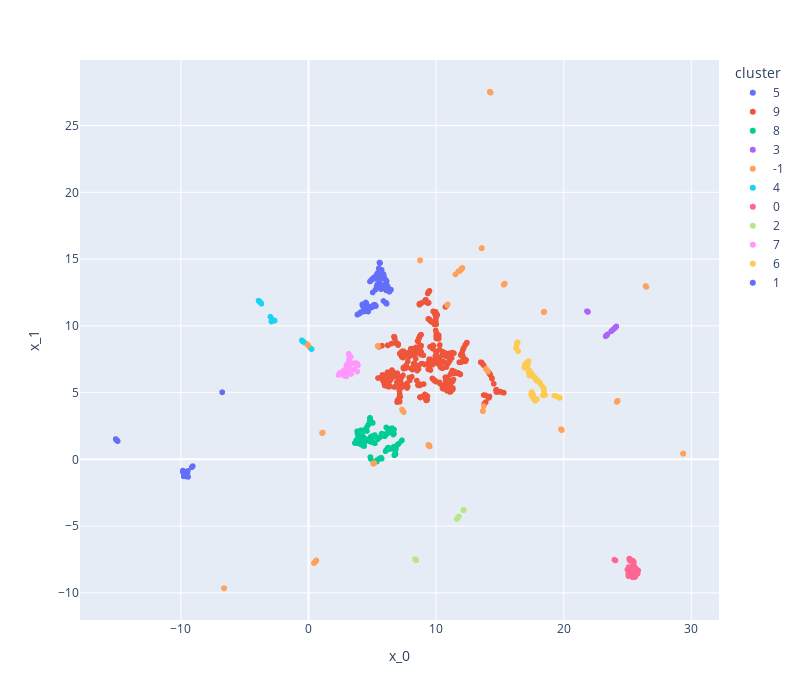

Notebook source saved alongside this figure:
### Code cell
embedding["cluster"] = cluster_hdbscan(embedding, min_cluster_size=30, metric="euclidean")[0]
fig = px.scatter(embedding, x="x_0", y="x_1", color="cluster", width=800, height=700)
fig.show()

### Figure 1 — Plotly figure (JSON) as saved in the notebook; plotly's stock layout.template omitted (floating-point values rounded to 4 significant figures; data arrays with more than 128 entries replaced by an {"elided": "..."} marker saying what was removed)
{"data": [{"hovertemplate": "cluster=5<br>x_0=%{x}<br>x_1=%{y}<extra></extra>", "legendgroup": "5", "marker": {"color": "#636efa", "symbol": "circle"}, "mode": "markers", "name": "5", "showlegend": true, "type": "scattergl", "x": {"elided": "164 float values"}, "xaxis": "x", "y": {"elided": "164 float values"}, "yaxis": "y"}, {"hovertemplate": "cluster=9<br>x_0=%{x}<br>x_1=%{y}<extra></extra>", "legendgroup": "9", "marker": {"color": "#EF553B", "symbol": "circle"}, "mode": "markers", "name": "9", "showlegend": true, "type": "scattergl", "x": {"elided": "660 float values"}, "xaxis": "x", "y": {"elided": "660 float values"}, "yaxis": "y"}, {"hovertemplate": "cluster=8<br>x_0=%{x}<br>x_1=%{y}<extra></extra>", "legendgroup": "8", "marker": {"color": "#00cc96", "symbol": "circle"}, "mode": "markers", "name": "8", "showlegend": true, "type": "scattergl", "x": {"elided": "202 float values"}, "xaxis": "x", "y": {"elided": "202 float values"}, "yaxis": "y"}, {"hovertemplate": "cluster=3<br>x_0=%{x}<br>x_1=%{y}<extra></extra>", "legendgroup": "3", "marker": {"color": "#ab63fa", "symbol": "circle"}, "mode": "markers", "name": "3", "showlegend": true, "type": "scattergl", "x": [23.29, 23.28, 23.33, 23.71, 23.32, 23.33, 23.39, 23.35, 23.34, 23.94, 24.07, 24.02, 23.42, 24.09, 23.85, 18.43, 23.79, 23.94, 23.74, 24.05, 24.09, 24.1, 21.88, 21.89, 21.89, 21.89, 21.88, 21.82, 21.86, 21.87, 21.87, 21.9, 21.87, 21.89, 24.03, 23.82, 23.43, 24.1, 24.04, 24.01, 24.02, 24.11, 24.12, 24.11, 24.05], "xaxis": "x", "y": [9.23, 9.219, 9.262, 9.588, 9.26, 9.268, 9.323, 9.282, 9.274, 9.782, 9.91, 9.848, 9.356, 9.923, 9.706, 11.03, 9.657, 9.781, 9.614, 9.885, 9.921, 9.934, 11.06, 11.05, 11.05, 11.05, 11.05, 11.1, 11.07, 11.07, 11.07, 11.04, 11.05, 11.05, 9.866, 9.678, 9.363, 9.931, 9.881, 9.841, 9.858, 9.943, 9.958, 9.948, 9.884], "yaxis": "y"}, {"hovertemplate": "cluster=-1<br>x_0=%{x}<br>x_1=%{y}<extra></extra>", "legendgroup": "-1", "marker": {"color": "#FFA15A", "symbol": "circle"}, "mode": "markers", "name": "-1", "showlegend": true, "type": "scattergl", "x": {"elided": "231 float values"}, "xaxis": "x", "y": {"elided": "231 float values"}, "yaxis": "y"}, {"hovertemplate": "cluster=4<br>x_0=%{x}<br>x_1=%{y}<extra></extra>", "legendgroup": "4", "marker": {"color": "#19d3f3", "symbol": "circle"}, "mode": "markers", "name": "4", "showlegend": true, "type": "scattergl", "x": [-2.878, -2.843, -2.768, -2.865, -2.901, -2.651, -2.74, -2.74, -2.878, -2.823, -2.869, -2.814, 0.242, -3.754, -3.777, -3.754, -2.984, -0.4923, -0.448, -0.4849, -2.849, -2.821, -2.862, -2.851, -2.842, -2.838, -0.4452, -0.4257, -2.727, -0.4742, -0.4937, -3.87, -3.687, -3.869, -3.868, -3.87, -3.911, -3.863, -3.712, -3.82, -3.872, -3.859, -3.862, -0.4927, -0.4893, -0.5254, -0.4268, -0.3888, -0.4167, -0.4328, -0.4494, -0.476], "xaxis": "x", "y": [10.35, 10.41, 10.41, 10.37, 10.32, 10.39, 10.4, 10.4, 10.36, 10.4, 10.38, 10.38, 8.26, 11.73, 11.76, 11.73, 10.68, 8.889, 8.845, 8.882, 10.45, 10.44, 10.5, 10.49, 10.45, 10.48, 8.852, 8.833, 10.39, 8.871, 8.889, 11.85, 11.65, 11.84, 11.84, 11.84, 11.89, 11.84, 11.7, 11.8, 11.85, 11.83, 11.84, 8.889, 8.892, 8.908, 8.828, 8.806, 8.831, 8.841, 8.842, 8.875], "yaxis": "y"}, {"hovertemplate": "cluster=0<br>x_0=%{x}<br>x_1=%{y}<extra></extra>", "legendgroup": "0", "marker": {"color": "#FF6692", "symbol": "circle"}, "mode": "markers", "name": "0", "showlegend": true, "type": "scattergl", "x": {"elided": "193 float values"}, "xaxis": "x", "y": {"elided": "193 float values"}, "yaxis": "y"}, {"hovertemplate": "cluster=2<br>x_0=%{x}<br>x_1=%{y}<extra></extra>", "legendgroup": "2", "marker": {"color": "#B6E880", "symbol": "circle"}, "mode": "markers", "name": "2", "showlegend": true, "type": "scattergl", "x": [8.42, 8.395, 8.398, 8.386, 8.372, 8.428, 8.406, 8.348, 8.399, 8.36, 8.409, 8.378, 8.438, 8.399, 11.64, 8.375, 8.426, 8.387, 12.14, 12.15, 12.15, 12.16, 12.15, 12.15, 8.431, 11.7, 11.78, 12.14, 12.16, 11.64, 11.63, 11.64, 11.69, 11.64, 11.7, 8.394, 8.408], "xaxis": "x", "y": [-7.549, -7.524, -7.527, -7.514, -7.498, -7.558, -7.536, -7.477, -7.528, -7.489, -7.538, -7.506, -7.568, -7.529, -4.457, -7.503, -7.554, -7.516, -3.807, -3.802, -3.811, -3.787, -3.804, -3.803, -7.56, -4.384, -4.285, -3.806, -3.794, -4.453, -4.464, -4.455, -4.403, -4.444, -4.382, -7.516, -7.535], "yaxis": "y"}, {"hovertemplate": "cluster=7<br>x_0=%{x}<br>x_1=%{y}<extra></extra>", "legendgroup": "7", "marker": {"color": "#FF97FF", "symbol": "circle"}, "mode": "markers", "name": "7", "showlegend": true, "type": "scattergl", "x": [3.804, 3.808, 3.822, 3.818, 2.971, 2.764, 3.79, 3.216, 3.589, 3.285, 3.103, 3.22, 3.197, 3.242, 3.127, 3.066, 3.108, 3.236, 3.224, 3.274, 3.274, 3.342, 3.437, 3.83, 3.873, 2.979, 2.411, 2.355, 2.4, 3.073, 3.184, 3.695, 3.175, 3.155, 3.155, 3.155, 3.154, 3.154, 3.157, 3.161, 3.148, 2.961, 2.96, 2.415, 2.941, 2.442, 2.812, 3.03, 3.199, 3.316, 3.076, 3.692, 2.481, 2.413, 2.458, 2.761, 2.467, 2.466, 2.961, 3.071, 3.037, 3.067, 3.061, 2.413, 3.089, 3.171, 3.189, 2.972, 3.03], "xaxis": "x", "y": [6.594, 7.172, 7.162, 6.575, 6.274, 6.275, 7.076, 6.53, 6.746, 6.466, 6.94, 7.331, 6.841, 7.217, 6.905, 7.082, 7.171, 6.505, 6.452, 6.477, 6.463, 6.391, 7.191, 7.146, 7.043, 7.064, 6.367, 6.316, 6.357, 6.754, 6.981, 7.182, 7.86, 7.88, 7.892, 7.889, 7.88, 7.892, 7.869, 7.871, 7.894, 6.215, 6.208, 6.37, 6.818, 6.384, 6.662, 6.807, 7.446, 7.681, 7.049, 7.216, 6.453, 6.359, 6.477, 6.662, 6.476, 6.474, 6.69, 6.765, 6.731, 7.056, 6.942, 6.36, 7.105, 7.437, 7.517, 6.682, 6.725], "yaxis": "y"}, {"hovertemplate": "cluster=6<br>x_0=%{x}<br>x_1=%{y}<extra></extra>", "legendgroup": "6", "marker": {"color": "#FECB52", "symbol": "circle"}, "mode": "markers", "name": "6", "showlegend": true, "type": "scattergl", "x": {"elided": "136 float values"}, "xaxis": "x", "y": {"elided": "136 float values"}, "yaxis": "y"}, {"hovertemplate": "cluster=1<br>x_0=%{x}<br>x_1=%{y}<extra></extra>", "legendgroup": "1", "marker": {"color": "#636efa", "symbol": "circle"}, "mode": "markers", "name": "1", "showlegend": true, "type": "scattergl", "x": [-9.585, -9.542, -9.634, -9.703, -9.516, -9.538, -9.557, -9.503, -9.577, -9.573, -9.615, -9.435, -9.621, -9.688, -9.127, -9.62, -9.484, -9.756, -9.671, -9.51, -14.99, -9.762, -9.14, -9.626, -9.578, -15.03, -15.01, -14.94, -15.0, -15.05, -14.99, -9.742, -15.03, -9.61, -15.03, -15.07, -15.08, -15.08, -15.0, -9.645, -9.532, -9.666, -9.662, -9.84, -9.662, -9.521, -9.651, -9.614, -6.759, -15.04, -9.743, -9.551, -9.588, -9.667, -9.649, -9.777, -9.621, -9.616, -15.05, -15.02, -9.55, -9.59, -9.615, -9.56, -9.554, -9.539, -9.593, -15.05, -9.526, -9.62, -9.642, -9.636, -9.632, -15.1, -15.0, -9.602, -15.03, -15.06, -14.98, -9.062, -9.712, -9.641, -9.567, -9.575, -9.551, -9.584, -9.683, -9.844, -9.539, -9.63, -9.447, -9.598, -15.01, -15.03, -15.06, -15.0, -14.99, -9.691, -9.622, -9.657, -9.75, -9.564], "xaxis": "x", "y": [-1.122, -1.174, -1.149, -1.071, -1.296, -1.207, -1.139, -1.202, -1.217, -1.21, -1.063, -1.318, -1.111, -1.094, -0.5859, -1.226, -1.069, -0.9952, -1.124, -0.9987, 1.406, -1.087, -0.5814, -1.075, -0.9333, 1.448, 1.432, 1.363, 1.413, 1.468, 1.412, -1.253, 1.451, -1.243, 1.449, 1.488, 1.502, 1.493, 1.414, -1.157, -1.216, -1.096, -1.231, -0.9535, -1.18, -1.138, -1.167, -0.9761, 5.026, 1.459, -1.271, -1.265, -1.103, -1.066, -1.264, -1.275, -1.092, -1.172, 1.47, 1.441, -1.208, -1.238, -1.058, -1.06, -1.121, -1.228, -1.24, 1.463, -1.257, -1.211, -1.077, -1.134, -1.216, 1.521, 1.418, -1.218, 1.448, 1.481, 1.401, -0.5086, -1.076, -1.095, -1.21, -1.216, -1.195, -1.187, -1.245, -0.8412, -1.177, -1.241, -0.868, -1.196, 1.429, 1.449, 1.482, 1.412, 1.409, -1.252, -1.142, -1.164, -1.194, -1.139], "yaxis": "y"}], "layout": {"height": 700, "legend": {"title": {"text": "cluster"}, "tracegroupgap": 0}, "margin": {"t": 60}, "width": 800, "xaxis": {"anchor": "y", "domain": [0, 1], "title": {"text": "x_0"}}, "yaxis": {"anchor": "x", "domain": [0, 1], "title": {"text": "x_1"}}}}
